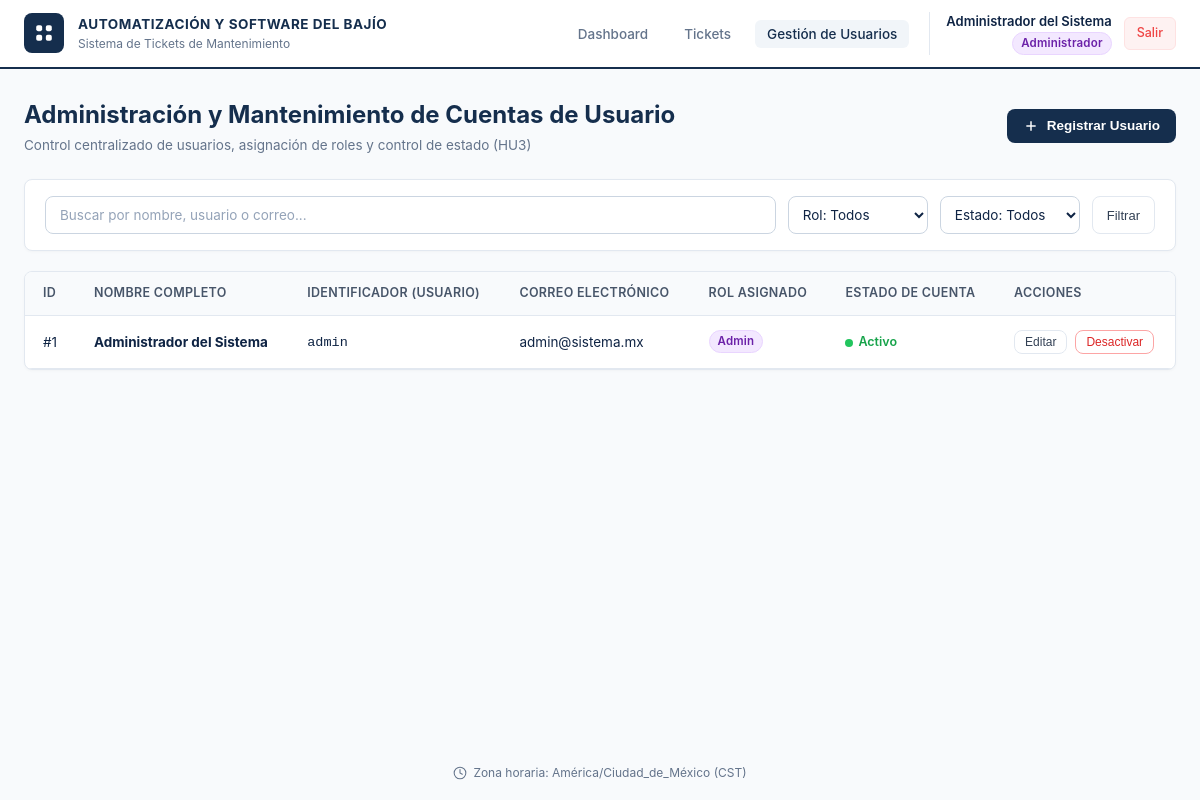
Screenshot of /admin/usuarios (signed in) with the database file from the repository.
### tables this page shows
CREATE TABLE usuarios (
    id INTEGER PRIMARY KEY AUTOINCREMENT,
    username TEXT UNIQUE NOT NULL COLLATE NOCASE,
    email TEXT UNIQUE NOT NULL COLLATE NOCASE,
    password_hash TEXT NOT NULL,
    salt TEXT NOT NULL,
    nombre_completo TEXT NOT NULL,
    rol TEXT NOT NULL CHECK(rol IN ('Admin', 'Usuario', 'Responsable')),
    estado TEXT NOT NULL DEFAULT 'Activo' CHECK(estado IN ('Activo', 'Inactivo')),
    created_at TIMESTAMP DEFAULT CURRENT_TIMESTAMP,
    updated_at TIMESTAMP DEFAULT CURRENT_TIMESTAMP
);

### app.py (the view, shortened to what this page needs)
@app.route("/admin/usuarios", methods=["GET", "POST"])
def admin_usuarios():
    user = get_logged_user()
    if not user:
        return redirect(url_for("login", notice="logged_out"))
    search = request.args.get("q")
    rol_f = request.args.get("rol")
    est_f = request.args.get("estado")
    users = UserModel.get_all(search=search, role=rol_f, status=est_f)
    msg_param = request.args.get("msg")
    success_msg = None
    if msg_param == "user_created":
        success_msg = "Usuario registrado exitosamente en el sistema."
    elif msg_param == "user_updated":
        success_msg = "Datos del usuario actualizados correctamente."
    elif msg_param == "status_changed":
        success_msg = "El estado de la cuenta fue modificado con éxito."
    return render_template(
        "admin/users.html",
        user=user,
        users=users,
        search=search or "",
        role_filter=rol_f or "",
        status_filter=est_f or "",
        success_msg=success_msg,
        error_msg=request.args.get("err")
    )

### app.py (called while the page is built)
@app.context_processor
def inject_globals():
    return {
        "COMPANY_NAME": COMPANY_NAME,
        "SYSTEM_NAME": SYSTEM_NAME,
        "TIMEZONE_LABEL": TIMEZONE_LABEL
    }

@app.after_request
def add_no_cache_headers(response):
    response.headers["Cache-Control"] = "no-cache, no-store, must-revalidate"
    response.headers["Pragma"] = "no-cache"
    response.headers["Expires"] = "0"
    return response

def get_logged_user():
    uid = session.get("user_id")
    if not uid:
        return None
    user = UserModel.get_by_id(uid)
    if not user or user.get("estado") != "Activo":
        session.clear()
        return None
    return user

### database/db.py (called while the page is built, shortened)
def get_db_connection():
    os.makedirs(DATABASE_PATH.parent, exist_ok=True)
    conn = sqlite3.connect(DATABASE_PATH)
    conn.row_factory = sqlite3.Row
    conn.execute("PRAGMA foreign_keys = ON;")
    return conn

### models/sprint_1/user.py (called while the page is built)
    @staticmethod
    def get_by_id(user_id: int):
        conn = get_db_connection()
        user = conn.execute("SELECT * FROM usuarios WHERE id = ?;", (user_id,)).fetchone()
        conn.close()
        return dict(user) if user else None

    @staticmethod
    def get_all(search: str = None, role: str = None, status: str = None):
        conn = get_db_connection()
        query = "SELECT id, username, email, nombre_completo, rol, estado, created_at, updated_at FROM usuarios WHERE 1=1"
        params = []
        if search:
            query += " AND (nombre_completo LIKE ? OR username LIKE ? OR email LIKE ?)"
            term = f"%{search.strip()}%"
            params.extend([term, term, term])
        if role and role in ('Admin', 'Usuario', 'Responsable'):
            query += " AND rol = ?"
            params.append(role)
        if status and status in ('Activo', 'Inactivo'):
            query += " AND estado = ?"
            params.append(status)
        query += " ORDER BY id DESC;"
        users = conn.execute(query, params).fetchall()
        conn.close()
        return [dict(u) for u in users]

### templates/sprint_1/admin/users.html (shortened to what this page needs)
<!DOCTYPE html>
<html lang="es">
<head>
  <link rel="stylesheet" href="/static/css/styles.css">
</head>
<body>
  <header class="main-header">
    <div class="header-container">
      <a href="/dashboard" class="brand-wrapper">
        <div class="brand-icon">
          <svg viewBox="0 0 24 24" fill="currentColor">
            <rect x="3.5" y="3.5" width="6.5" height="6.5" rx="2"></rect>
            <rect x="14" y="3.5" width="6.5" height="6.5" rx="2"></rect>
            <rect x="3.5" y="14" width="6.5" height="6.5" rx="2"></rect>
            <rect x="14" y="14" width="6.5" height="6.5" rx="2"></rect>
          </svg>
        </div>
        <div class="brand-texts">
          <span class="brand-title">AUTOMATIZACIÓN Y SOFTWARE DEL BAJÍO</span>
          <span class="brand-subtitle">Sistema de Tickets de Mantenimiento</span>
        </div>
      </a>
      <nav class="header-nav">
        <ul class="nav-links">
          <li><a href="/dashboard" class="nav-link">Dashboard</a></li>
          <li><a href="/tickets" class="nav-link">Tickets</a></li>
          <li><a href="/admin/usuarios" class="nav-link active">Gestión de Usuarios</a></li>
        </ul>
        <div class="user-profile-menu">
          <div class="user-meta">
            <span class="user-name">{{ user.nombre_completo }}</span>
            <span class="badge-role badge-role-admin">Administrador</span>
          </div>
          <a href="/logout" class="btn-logout" title="Cerrar Sesión">Salir</a>
        </div>
      </nav>
    </div>
  </header>
  <main class="main-content">
    <div class="page-header-row">
      <div>
        <h1 class="page-title">Administración y Mantenimiento de Cuentas de Usuario</h1>
        <p class="page-description">Control centralizado de usuarios, asignación de roles y control de estado (HU3)</p>
      </div>
      <div>
        <button type="button" class="btn-primary" onclick="openModal('modal-create-user')">
          <svg width="16" height="16" viewBox="0 0 24 24" fill="none" stroke="currentColor" stroke-width="2.2">
            <line x1="12" y1="5" x2="12" y2="19"></line>
            <line x1="5" y1="12" x2="19" y2="12"></line>
          </svg>
          Registrar Usuario
        </button>
      </div>
    </div>
    <div class="content-card" style="padding: 16px 20px; margin-bottom: 20px;">
      <form action="/admin/usuarios" method="GET" style="display: flex; gap: 12px; flex-wrap: wrap; align-items: center;">
        <div style="flex: 1; min-width: 220px;">
          <input
            type="text"
            name="q"
            class="form-input"
            placeholder="Buscar por nombre, usuario o correo..."
            value="{{ search }}"
            style="height: 38px; padding-left: 14px;"
          >
        </div>
        <div>
          <select name="rol" class="form-input" style="height: 38px; padding: 0 10px; width: 140px;">
            <option value="">Rol: Todos</option>
          </select>
        </div>
        <div>
          <select name="estado" class="form-input" style="height: 38px; padding: 0 10px; width: 140px;">
            <option value="">Estado: Todos</option>
          </select>
        </div>
        <button type="submit" class="btn-secondary" style="height: 38px; padding: 0 14px;">Filtrar</button>
      </form>
    </div>
    <div class="content-card">
      <div class="table-responsive">
        <table class="custom-table">
          <thead>
            <tr>
              <th>ID</th>
              <th>Nombre Completo</th>
              <th>Identificador (Usuario)</th>
              <th>Correo Electrónico</th>
              <th>Rol Asignado</th>
              <th>Estado de Cuenta</th>
              <th>Acciones</th>
            </tr>
          </thead>
          <tbody>
            {% for u in users %}
            <tr>
              <td>#{{ u.id }}</td>
              <td><strong>{{ u.nombre_completo }}</strong></td>
              <td><code>{{ u.username }}</code></td>
              <td>{{ u.email }}</td>
              <td>
                {% if u.rol == "Admin" %}
                  <span class="badge-role badge-role-admin">Admin</span>
                {% elif u.rol == "Responsable" %}
                  <span class="badge-role badge-role-responsable">Responsable</span>
                {% else %}
                  <span class="badge-role badge-role-usuario">Usuario</span>
                {% endif %}
              </td>
              <td>
                {% if u.estado == "Activo" %}
                  <span style="display: inline-flex; align-items: center; gap: 5px; color: #16a34a; font-weight: 600; font-size: 12.5px;">
                    <span style="width: 8px; height: 8px; border-radius: 50%; background: #22c55e;"></span>
                    Activo
                  </span>
                {% else %}
                  <span style="display: inline-flex; align-items: center; gap: 5px; color: #dc2626; font-weight: 600; font-size: 12.5px;">
                    <span style="width: 8px; height: 8px; border-radius: 50%; background: #ef4444;"></span>
                    Inactivo
                  </span>
                {% endif %}
              </td>
              <td>
                <div style="display: flex; gap: 8px; align-items: center;">
                  <button
                    type="button"
                    class="btn-secondary"
                    style="padding: 4px 10px; font-size: 12px;"
                    onclick="prepareEditUserModal({
                      id: {{ u.id }},
                      nombre_completo: '{{ u.nombre_completo }}',
                      username: '{{ u.username }}',
                      email: '{{ u.email }}',
                      rol: '{{ u.rol }}',
                      estado: '{{ u.estado }}'
                    })"
                  >
                    Editar
                  </button>
                  <form action="/admin/usuarios/{{ u.id }}/toggle-status" method="POST" style="display: inline;" onsubmit="return confirmToggleStatus('{{ u.username }}', '{{ u.estado }}');">
                    {% if u.estado == "Activo" %}
                      <button type="submit" class="btn-secondary" style="padding: 4px 10px; font-size: 12px; color: #dc2626; border-color: #fca5a5;">
                        Desactivar
                      </button>
                    {% else %}
                      <button type="submit" class="btn-secondary" style="padding: 4px 10px; font-size: 12px; color: #16a34a; border-color: #86efac;">
                        Activar
                      </button>
                    {% endif %}
                  </form>
                </div>
              </td>
            </tr>
            {% endfor %}
          </tbody>
        </table>
      </div>
    </div>
  </main>
  <footer class="page-footer">
    <svg viewBox="0 0 24 24" fill="none" stroke="currentColor" stroke-width="1.8" stroke-linecap="round" stroke-linejoin="round">
      <circle cx="12" cy="12" r="10"></circle>
      <polyline points="12 6 12 12 16 14"></polyline>
    </svg>
    <span>Zona horaria: {{ TIMEZONE_LABEL }}</span>
  </footer>
</body>
</html>

### rows the page displays
usuarios: nombre_completo "Administrador del Sistema", id "1", username "admin", email "admin@sistema.mx", rol "Admin", estado "Activo" (drawn)

### other values shown
{{ TIMEZONE_LABEL }} "América/Ciudad_de_México (CST)"
